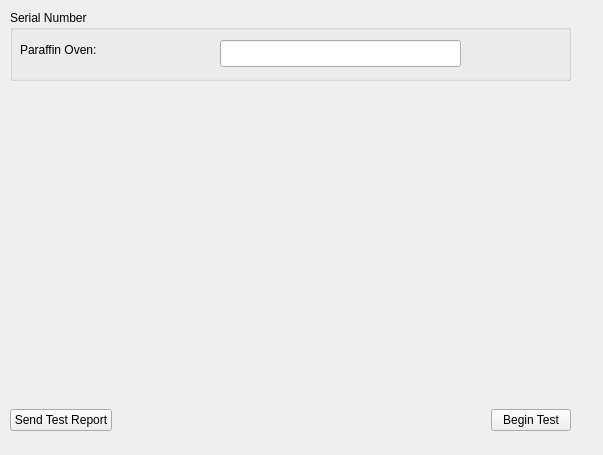
<?xml version="1.0" encoding="UTF-8"?>
<ui version="4.0">
 <class>DiagnosticsManufacturing::COvenManufacturing</class>
 <widget class="QWidget" name="DiagnosticsManufacturing::COvenManufacturing">
  <property name="geometry">
   <rect>
    <x>0</x>
    <y>0</y>
    <width>603</width>
    <height>455</height>
   </rect>
  </property>
  <property name="windowTitle">
   <string>Form</string>
  </property>
  <widget class="QGroupBox" name="groupBox">
   <property name="geometry">
    <rect>
     <x>10</x>
     <y>10</y>
     <width>561</width>
     <height>71</height>
    </rect>
   </property>
   <property name="locale">
    <locale language="English" country="UnitedStates"/>
   </property>
   <property name="title">
    <string>Serial Number</string>
   </property>
   <property name="alignment">
    <set>Qt::AlignLeading|Qt::AlignLeft|Qt::AlignTop</set>
   </property>
   <property name="flat">
    <bool>true</bool>
   </property>
   <property name="checkable">
    <bool>false</bool>
   </property>
   <widget class="QLineEdit" name="ovenSNEdit">
    <property name="geometry">
     <rect>
      <x>210</x>
      <y>30</y>
      <width>241</width>
      <height>27</height>
     </rect>
    </property>
   </widget>
   <widget class="QLabel" name="label">
    <property name="geometry">
     <rect>
      <x>10</x>
      <y>31</y>
      <width>101</width>
      <height>17</height>
     </rect>
    </property>
    <property name="text">
     <string>Paraffin Oven:</string>
    </property>
   </widget>
  </widget>
  <widget class="MainMenu::CScrollTable" name="widget" native="true">
   <property name="geometry">
    <rect>
     <x>10</x>
     <y>130</y>
     <width>561</width>
     <height>111</height>
    </rect>
   </property>
  </widget>
  <widget class="QWidget" name="horizontalLayoutWidget_3">
   <property name="geometry">
    <rect>
     <x>10</x>
     <y>400</y>
     <width>561</width>
     <height>41</height>
    </rect>
   </property>
   <layout class="QHBoxLayout" name="horizontalLayout_3">
    <item>
     <widget class="QPushButton" name="sendTestReportBtn">
      <property name="text">
       <string>Send Test Report</string>
      </property>
     </widget>
    </item>
    <item>
     <spacer name="horizontalSpacer_4">
      <property name="orientation">
       <enum>Qt::Horizontal</enum>
      </property>
      <property name="sizeHint" stdset="0">
       <size>
        <width>40</width>
        <height>20</height>
       </size>
      </property>
     </spacer>
    </item>
    <item>
     <widget class="QPushButton" name="beginTestBtn">
      <property name="text">
       <string>Begin Test</string>
      </property>
     </widget>
    </item>
   </layout>
  </widget>
 </widget>
 <customwidgets>
  <customwidget>
   <class>MainMenu::CScrollTable</class>
   <extends>QWidget</extends>
   <header>MainMenu/Include/ScrollTable.h</header>
   <container>1</container>
  </customwidget>
 </customwidgets>
 <resources/>
 <connections/>
</ui>
